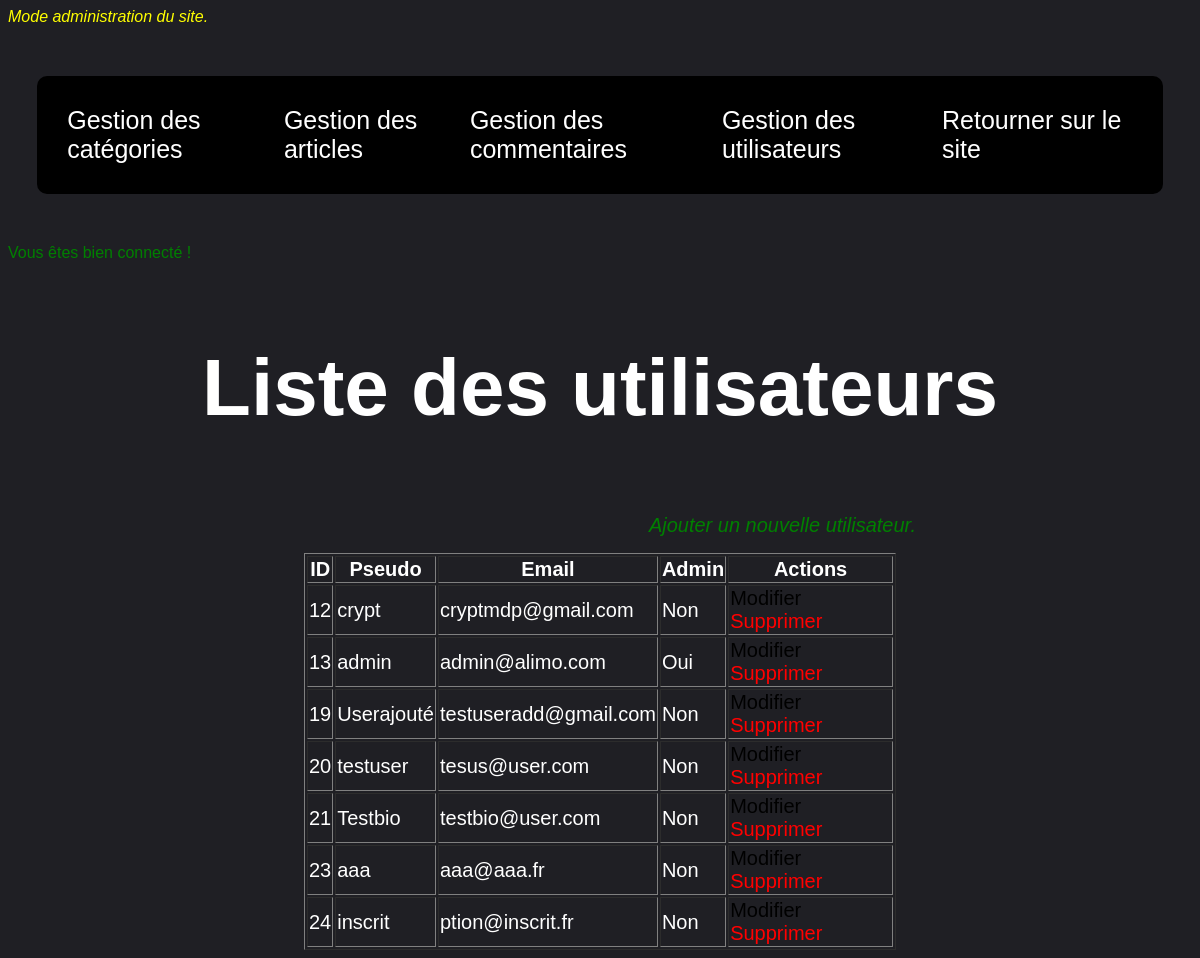
The page /admin/index.php?page=users&action=list (signed in) on the database its author committed.
### tables this page shows
CREATE TABLE IF NOT EXISTS `users` (
  `id` int(11) NOT NULL AUTO_INCREMENT,
  `pseudo` varchar(256) NOT NULL,
  `email` varchar(256) NOT NULL,
  `password` text NOT NULL,
  `bio` varchar(256) NOT NULL,
  `is_admin` tinyint(4) NOT NULL DEFAULT '0',
  `created_at` datetime NOT NULL DEFAULT CURRENT_TIMESTAMP,
  PRIMARY KEY (`id`),
  UNIQUE KEY `uniq_email` (`email`),
  UNIQUE KEY `uniq_pseudo` (`pseudo`)
);

### admin/index.php (called while the page is built, shortened)
<?php
if(isset($_GET['page'])){
    $page = $_GET['page'];
    switch ($page) {
      case 'users' :
        require_once('controllers/usersController.php');
        break;
    }
}
else{
    $page = 'index';
    require_once('controllers/indexController.php');
}
require_once('layouts/admin.php');
?>

### models/User.php (called while the page is built, shortened)
<?php
function getAllUsers(){
  global $db;
  $query = $db->query("SELECT * FROM users");
  $users = $query->fetchAll();
  return $users;
}
?>

### admin/controllers/usersController.php (called while the page is built, shortened)
<?php
$action = $_GET['action'];
require_once('../models/User.php');
if($action == 'list') {
  $users = getAllUsers();
}
?>

### admin/views/usersListView.php (the view, shortened to what this page needs)
<h3>Liste des utilisateurs</h3>
<a class="addCategory" href="index.php?page=users&action=new">Ajouter un nouvelle utilisateur.</a>
<table border="1">
	<thead>
		<tr>
			<th>ID</th>
			<th>Pseudo</th>
      <th>Email</th>
			<th>Admin</th>
      <th>Actions</th>
		</tr>
	</thead>
	<tbody>
	<?php foreach($users as $user): ?>
		<tr>
			<td><?= $user['id'];?></td>
      <td><?= $user['pseudo'];?></td>
      <td><?= $user['email'];?></td>
				<td><?php if ($user['is_admin']  == 0): ?>
							<?= "Non"; ?>
								<?php else: ?>
							<?= "Oui"; ?></td>
						<?php endif; ?>
			<td>
				<a class="edit" href="index.php?page=users&action=edit&id=<?= $user['id'];?>">Modifier</a>
				<a class="danger" href="index.php?page=users&action=delete&id=<?= $user['id'];?>">Supprimer</a>
			</td>
		</tr>
	<?php endforeach; ?>
	</tbody>
</table>

### admin/layouts/admin.php (shortened to what this page needs)
<!DOCTYPE html>
<html>
    <head>
        <link href="./assets/sass/reset.css" rel="stylesheet">
        <link href="./assets/sass/admin.css" rel="stylesheet">
    </head>
    <body>
        <?php require_once ('partials/header.php'); ?>
        <?php if(isset($_GET['page'])):?>
            <?php require_once ('partials/menu.php'); ?>
        <?php endif; ?>
        <?php if(isset($_SESSION['message'])):?>
            <p class="succes"><?= $_SESSION['message']; ?></p>
        <?php endif; ?>
        <main>
            <?php require_once($view); ?>
        </main>
    </body>
</html>

### admin/partials/header.php
<span class="admin-mode">Mode administration du site. </span>

### admin/partials/menu.php
<nav class="nav-bar">
    <?php if($_SESSION['user']['is_admin'] == 1): ?>
      <a href="index.php?page=categories&action=list">Gestion des catégories</a>
      <a href="index.php?page=posts&action=list">Gestion des articles</a>
      <a href="index.php?page=comments&action=list">Gestion des commentaires</a>
      <a href="index.php?page=users&action=list">Gestion des utilisateurs</a>
      <a href="../">Retourner sur le site</a>
		<?php endif; ?>
</nav>

### admin/assets/sass/admin.css (style rules this page uses)
body { color: white; background: #1f1f24; font-family: Verdana, Geneva, Tahoma, sans-serif; }
a { text-decoration: none; color: black; }
table { margin-top: 100px; margin: auto; font-size: 20px; }
h3 { text-align: center; font-size: 80px; }
.addCategory { font-size: 20px; font-style: italic; display: block; text-align: center; margin-left: 365px; color: green; }
.danger, .error { color: red; }
.succes { color: green; }
.admin-mode { font-style: italic; color: yellow; }
nav a { color: white; font-size: 25px; }
nav { display: flex; justify-content: space-between; margin: 50px auto; background-color: black; padding: 30px; width: 90%; border-radius: 10px; }
@media (max-width: 1200px) { table { width: 50%; } }

### rows shown on the page
users: id "12", pseudo "crypt", email "cryptmdp@gmail.com", is_admin "Non"
users: id "13", pseudo "admin", email "admin@alimo.com", is_admin "Oui"
users: id "19", pseudo "Userajouté", email "testuseradd@gmail.com", is_admin "Non"
users: id "20", pseudo "testuser", email "tesus@user.com", is_admin "Non"
users: id "21", pseudo "Testbio", email "testbio@user.com", is_admin "Non"
users: id "23", pseudo "aaa", email "aaa@aaa.fr", is_admin "Non"
users: id "24", pseudo "inscrit", email "ption@inscrit.fr", is_admin "Non"

### other values the page prints
$_SESSION['message'] "Vous êtes bien connecté !"
